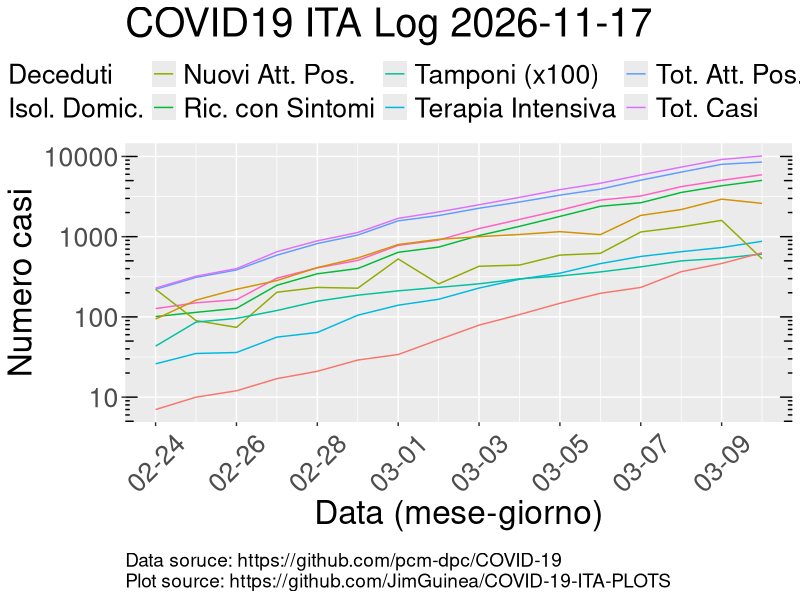
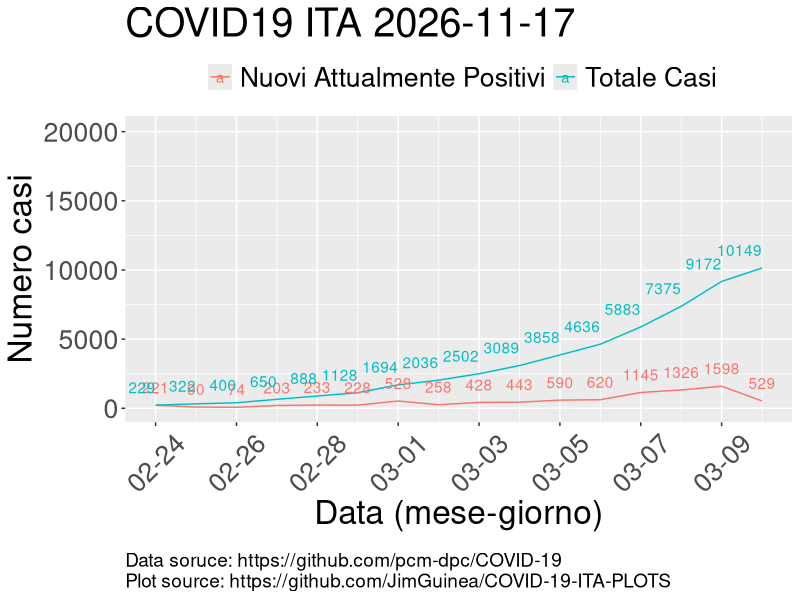
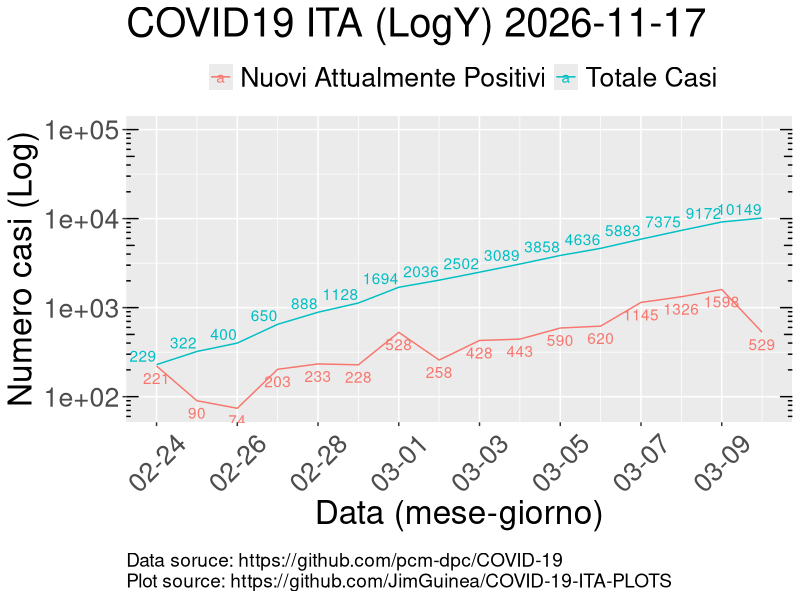

Reproduce these figures in R, in order. (Note: this script raises an error after producing the figures.)
## ---- chunk 1
actual_date<-Sys.Date()

date_strings = c(as.Date("2020-02-24"), actual_date)
datetimes = strptime(date_strings, format = "%Y-%m-%d") 
datetimes
days = difftime(as.Date(datetimes[2]), as.Date(datetimes[1]), units = c("days")) # days
days

fontsize=24
## ---- chunk 2

library(readr)
library(gridExtra)
library(grid)
library(dplyr)

df <- read_csv("dpc-covid19-ita-andamento-nazionale.csv", col_types = cols(data = col_date(format = "%Y-%m-%d %H:%M:%S"))) 

df_reg <- read_csv("dpc-covid19-ita-regioni.csv", col_types = cols(data = col_date(format = "%Y-%m-%d %H:%M:%S"))) 

df_prov <- read_csv("dpc-covid19-ita-province.csv", col_types = cols(data = col_date(format = "%Y-%m-%d %H:%M:%S"))) 


df 
## ---- chunk 3
df_linea <- data.frame(a = c(0,1000),b= 0.704)
## ---- chunk 4
library(ggplot2)
plot_title_ITA_Log <- paste("COVID19 ITA Log", actual_date)

slope<- 0.0322*4/(4*365+1)
int <- 18316 -slope*as.integer(df[1,]$data)

plot_ITA_All_Log<- ggplot(df, aes(data, totale_casi)) + 
  geom_line(aes(y = ricoverati_con_sintomi, colour = "Ric. con Sintomi")) +
  geom_line(aes(y = terapia_intensiva, colour = "Terapia Intensiva")) + 
  geom_line(aes(y = totale_ospedalizzati, colour = "Tot. Osp.")) +
  geom_line(aes(y = isolamento_domiciliare, colour = "Isol. Domic.")) +
  geom_line(aes(y = totale_attualmente_positivi, colour = "Tot. Att. Pos.")) +
  geom_line(aes(y = nuovi_attualmente_positivi, colour = "Nuovi Att. Pos.")) +
  geom_line(aes(y = totale_casi, colour = "Tot. Casi")) +
  geom_line(aes(y = tamponi/100, colour = "Tamponi (x100)")) +
  geom_line(aes(y = deceduti, colour = "Deceduti")) +
  scale_x_date(date_breaks = "2 day", date_labels = "%m-%d")+
  theme(axis.text.x=element_text(angle=45, vjust=0.5), legend.position = "top",text=element_text(size=fontsize))+
  labs(color = "",y="Numero casi", x = "Data (mese-giorno)", title = plot_title_ITA_Log)+
  scale_y_log10()+
  geom_abline(a=15, b=15, col="blue")+
  annotation_logticks(sides="lr") +
  labs(caption="Data soruce: https://github.com/pcm-dpc/COVID-19 \nPlot source: https://github.com/JimGuinea/COVID-19-ITA-PLOTS") +
  theme(plot.caption=element_text(size=fontsize/1.75, hjust=0, margin=margin(15,0,0,0)))
plot_ITA_All_Log
## ---- chunk 5
plot_title_ITA <- paste("COVID19 ITA", actual_date)

plot_ITA<- ggplot(df) + 
  geom_line(aes(y = nuovi_attualmente_positivi, x=data, colour = "Nuovi Attualmente Positivi")) +
  geom_line(aes(y = totale_casi,x=data, colour = "Totale Casi")) +
  scale_x_date(date_breaks = "2 day", date_labels = "%m-%d")+
  geom_text(aes(y = nuovi_attualmente_positivi,x=data,label = round(nuovi_attualmente_positivi, 1), vjust = -1, hjust =0.5 , show.legend = FALSE, colour="Nuovi Attualmente Positivi"))+
  geom_text(aes(y = totale_casi,x=data,label = round(totale_casi, 1), vjust = -1, hjust = 1, show.legend = FALSE, colour="Totale Casi"))+
  ylim(c(0,max(df$totale_casi+10000)))+
  theme(axis.text.x=element_text(angle=45, vjust=0.5), legend.position = "top",text=element_text(size=fontsize))+
  labs(color = "", y="Numero casi", x = "Data (mese-giorno)", title = plot_title_ITA)+
  labs(caption="Data soruce: https://github.com/pcm-dpc/COVID-19 \nPlot source: https://github.com/JimGuinea/COVID-19-ITA-PLOTS") +
  theme(plot.caption=element_text(size=fontsize/1.75, hjust=0, margin=margin(15,0,0,0)))
plot_ITA
## ---- chunk 6
plot_title_ITA_Log <- paste("COVID19 ITA (LogY)", actual_date)

plot_ITA_Log<- ggplot(df) + 
  geom_line(aes(y = nuovi_attualmente_positivi, x=data, colour = "Nuovi Attualmente Positivi")) +
  geom_line(aes(y = totale_casi,x=data, colour = "Totale Casi")) +
  scale_x_date(date_breaks = "2 day", date_labels = "%m-%d")+
  geom_text(aes(y = nuovi_attualmente_positivi,x=data,label = round(nuovi_attualmente_positivi, 1), vjust = 1.5, hjust =+0.5 , colour="Nuovi Attualmente Positivi"))+
  geom_text(aes(y = totale_casi,x=data,label = round(totale_casi, 1), vjust = -0.25, hjust = 1, show.legend = FALSE, colour="Totale Casi"))+
  theme(axis.text.x=element_text(angle=45, vjust=0.5), legend.position = "top",text=element_text(size=fontsize))+
  labs(color = "", y="Numero casi (Log)", x = "Data (mese-giorno)", title = plot_title_ITA_Log)+
  scale_y_continuous(trans="log10", limits=c(NA,100000))+
  annotation_logticks(sides="lr")+
  labs(caption="Data soruce: https://github.com/pcm-dpc/COVID-19 \nPlot source: https://github.com/JimGuinea/COVID-19-ITA-PLOTS") +
  theme(plot.caption=element_text(size=fontsize/1.75, hjust=0, margin=margin(15,0,0,0)))
plot_ITA_Log
## ---- chunk 7
df_RAP <- NULL
## ---- chunk 8

ITA_POP <- 60480000
df_RAP <- data.frame(matrix(ncol = 8, nrow = days))
df_RAP_colnames <- c("data", "Deceduti/Tot Casi", "Tot Casi/Tamponi", "Tot Osp/Tot Casi", "Tot Casi/Pop Ita", "Tamponi/Pop Ita", "Terapia Int/Tot Casi", "Dimessi Guariti/Tot Casi" )
colnames(df_RAP) <- df_RAP_colnames
## ---- chunk 9
df_RAP[1] <- data.frame(df[1])
df_RAP[2]<- data.frame(df[10]/df[11])*100
df_RAP[3] <- data.frame(df[11]/df[12])*100
df_RAP[4]<- data.frame(df[5]/df[11])*100
df_RAP[5]<- data.frame(df[11]/ITA_POP)*100
df_RAP[6] <- data.frame(df[12]/ITA_POP)*100
df_RAP[7] <- data.frame(df[4]/df[11])*100
df_RAP[8] <- data.frame(df[9]/df[11])*100
colnames(df_RAP)[1:8] <- df_RAP_colnames
## ---- chunk 10
plot_title_ITA_rap <- paste("COVID19 ITA", actual_date)

plot_ITA_rap <- ggplot(df_RAP, aes(data, percentuale)) + 
  geom_line(aes(y = df_RAP$'Deceduti/Tot Casi', colour = 'Deceduti/Tot Casi')) +
  geom_line(aes(y = df_RAP$'Tot Casi/Tamponi', colour = 'Tot Casi/Tamponi')) +
  geom_line(aes(y = df_RAP$'Terapia Int/Tot Casi', colour = 'Terapia Int/Tot Casi')) +
  geom_line(aes(y = df_RAP$'Dimessi Guariti/Tot Casi', colour = 'Dimessi Guariti/Tot Casi'))+
  scale_x_date(date_breaks = "2 day", date_labels = "%m-%d")+
  theme(axis.text.x=element_text(angle=45, vjust=0.5), legend.position = "top",text=element_text(size=fontsize))+
  labs(color = "", y="Percentuale (%)", x = "Data (mese-giorno)", title = plot_title_ITA_rap)+
  labs(caption="Data soruce: https://github.com/pcm-dpc/COVID-19 \nPlot source: https://github.com/JimGuinea/COVID-19-ITA-PLOTS") +
  theme(plot.caption=element_text(size=fontsize/1.75, hjust=0, margin=margin(15,0,0,0)))
plot_ITA_rap
## ---- chunk 11
plot_POP_ITA_rap <- ggplot(df_RAP, aes(data, percentuale)) + 
  geom_line(aes(y = df_RAP$'Tot Casi/Pop Ita', colour = 'Tot Casi/Pop Ita'))+
  geom_line(aes(y = df_RAP$'Tamponi/Pop Ita', colour = 'Tamponi/Pop Ita'))+
  scale_x_date(date_breaks = "2 day", date_labels = "%m-%d")+
  theme(axis.text.x=element_text(angle=45, vjust=0.5), legend.position = "top",text=element_text(size=fontsize))+
  labs(color = "", y="Percentuale (%)", x = "Data (mese-giorno)", title = plot_title_ITA)+
  labs(caption="Data soruce: https://github.com/pcm-dpc/COVID-19 \nPlot source: https://github.com/JimGuinea/COVID-19-ITA-PLOTS") +
  theme(plot.caption=element_text(size=fontsize/1.75, hjust=0, margin=margin(15,0,0,0)))

plot_POP_ITA_rap
## ---- chunk 12

df_reg_lom <-subset(df_reg,denominazione_regione=='Lombardia', select = c('data','ricoverati_con_sintomi', 'terapia_intensiva','totale_ospedalizzati','isolamento_domiciliare','totale_attualmente_positivi', 'nuovi_attualmente_positivi','dimessi_guariti', 'deceduti', 'totale_casi','tamponi' ))

df_reg_tos <- subset(df_reg,denominazione_regione=='Toscana', select = c('data','ricoverati_con_sintomi', 'terapia_intensiva','totale_ospedalizzati','isolamento_domiciliare','totale_attualmente_positivi', 'nuovi_attualmente_positivi','dimessi_guariti', 'deceduti', 'totale_casi','tamponi' ))

df_reg_vda <- subset(df_reg,denominazione_regione=="Valle d'Aosta", select = c('data','ricoverati_con_sintomi', 'terapia_intensiva','totale_ospedalizzati','isolamento_domiciliare','totale_attualmente_positivi', 'nuovi_attualmente_positivi','dimessi_guariti', 'deceduti', 'totale_casi','tamponi' ))

df_reg_pie <- subset(df_reg,denominazione_regione=="Piemonte", select = c('data','ricoverati_con_sintomi', 'terapia_intensiva','totale_ospedalizzati','isolamento_domiciliare','totale_attualmente_positivi', 'nuovi_attualmente_positivi','dimessi_guariti', 'deceduti', 'totale_casi','tamponi' ))

df_reg_lig <- subset(df_reg,denominazione_regione=="Liguria", select = c('data','ricoverati_con_sintomi', 'terapia_intensiva','totale_ospedalizzati','isolamento_domiciliare','totale_attualmente_positivi', 'nuovi_attualmente_positivi','dimessi_guariti', 'deceduti', 'totale_casi','tamponi' ))

df_reg_lom 
df_reg_tos 
df_reg_vda
## ---- chunk 13

plot_title_REG_TotCasi<- paste("COVID19 ITA - Alcune Regioni - Totale Casi", actual_date)

plot_REG_TotCasi <-df_reg %>% subset(denominazione_regione %in% c('Toscana','Liguria','Veneto','Lombardia')) %>% ggplot(mapping= aes(x=data, y=totale_casi, color=denominazione_regione, label=totale_casi)) +
  geom_line()+
  #geom_text( vjust = -1, hjust =+0.5)+
  scale_x_date(date_breaks = "2 day", date_labels = "%m-%d")+
  scale_y_continuous(trans="log10", limits=c(NA,100000))+
  theme(axis.text.x=element_text(angle=45, vjust=0.5), legend.position = "top",text=element_text(size=fontsize))+
  labs(caption="Data soruce: https://github.com/pcm-dpc/COVID-19 \nPlot source: https://github.com/JimGuinea/COVID-19-ITA-PLOTS") +
  theme(plot.caption=element_text(size=fontsize/1.75, hjust=0, margin=margin(15,0,0,0)))+
  labs(color = "",y="Numero casi (Log)", x = "Data (mese-giorno)", title =plot_title_REG_TotCasi)+
  annotation_logticks(sides="lr")

plot_REG_TotCasi

## ---- chunk 14
plot_title_REG_Morti<- paste("COVID19 ITA - Alcune Regioni - Morti", actual_date)

plot_REG_Morti <-df_reg %>% subset(denominazione_regione %in% c('Toscana','Liguria','Veneto','Lombardia')) %>% ggplot(mapping= aes(x=data, y=deceduti, color=denominazione_regione, label=deceduti)) +
  geom_line()+
  geom_text( vjust = -1, hjust =+0.5)+
  scale_x_date(date_breaks = "2 day", date_labels = "%m-%d")+
  scale_y_continuous(trans="log10", limits=c(NA,10000))+
  theme(axis.text.x=element_text(angle=45, vjust=0.5), legend.position = "top",text=element_text(size=fontsize))+
  labs(caption="Data soruce: https://github.com/pcm-dpc/COVID-19 \nPlot source: https://github.com/JimGuinea/COVID-19-ITA-PLOTS") +
  theme(plot.caption=element_text(size=fontsize/1.75, hjust=0, margin=margin(15,0,0,0)))+
  labs(color = "",y="Numero casi (Log)", x = "Data (mese-giorno)", title =plot_title_REG_Morti)+
  annotation_logticks(sides="lr")

plot_REG_Morti
## ---- chunk 15
plot_title_REG_Tamponi<- paste("COVID19 ITA - Alcune Regioni - Tamponi", actual_date)

plot_REG_Tamponi <-df_reg %>% subset(denominazione_regione %in% c('Toscana','Liguria','Veneto','Lombardia')) %>% ggplot(mapping= aes(x=data, y=tamponi, color=denominazione_regione, label=tamponi)) +
  geom_line()+
  #geom_text( vjust = -1, hjust =+0.5)+
  scale_x_date(date_breaks = "2 day", date_labels = "%m-%d")+
  scale_y_continuous(trans="log10", limits=c(NA,100000))+
  theme(axis.text.x=element_text(angle=45, vjust=0.5), legend.position = "top",text=element_text(size=fontsize))+
  labs(caption="Data soruce: https://github.com/pcm-dpc/COVID-19 \nPlot source: https://github.com/JimGuinea/COVID-19-ITA-PLOTS") +
  theme(plot.caption=element_text(size=fontsize/1.75, hjust=0, margin=margin(15,0,0,0)))+
  labs(color = "",y="Numero casi (Log)", x = "Data (mese-giorno)", title =plot_title_REG_Tamponi)+
  annotation_logticks(sides="lr")

plot_REG_Tamponi
## ---- chunk 16
plot_title_REG_TerapiaInt<- paste("COVID19 ITA - Alcune Regioni - Terapia Intensiva", actual_date)

#source for subsetting: https://stackoverflow.com/questions/5680819/subset-a-data-frame-using-or-when-the-column-contains-a-factor

plot_REG_TerapiaInt <-df_reg %>% subset(denominazione_regione %in% c('Toscana','Liguria','Veneto','Lombardia')) %>% ggplot(mapping= aes(x=data, y=terapia_intensiva, color=denominazione_regione, label=terapia_intensiva)) +
  geom_line()+
  geom_text( vjust = -1, hjust =+0.5)+
  scale_x_date(date_breaks = "2 day", date_labels = "%m-%d")+
  scale_y_continuous(trans="log10", limits=c(NA,10000))+
  theme(axis.text.x=element_text(angle=45, vjust=0.5), legend.position = "top",text=element_text(size=fontsize))+
  labs(caption="Data soruce: https://github.com/pcm-dpc/COVID-19 \nPlot source: https://github.com/JimGuinea/COVID-19-ITA-PLOTS") +
  theme(plot.caption=element_text(size=fontsize/1.75, hjust=0, margin=margin(15,0,0,0)))+
  labs(color = "",y="Numero casi (Log)", x = "Data (mese-giorno)", title =plot_title_REG_TerapiaInt)+
  annotation_logticks(sides="lr")
plot_REG_TerapiaInt
## ---- chunk 17
plot_title_REG_NuoviCasi<- paste("COVID19 ITA - Alcune Regioni - Nuovi Attualmente Positivi", actual_date)

plot_REG_NuoviCasi <-df_reg %>% subset(denominazione_regione %in% c('Toscana','Liguria','Veneto','Lombardia')) %>% ggplot(mapping= aes(x=data, y=nuovi_attualmente_positivi, color=denominazione_regione, label=nuovi_attualmente_positivi)) +
  geom_line()+
  geom_text( vjust = -1, hjust =+0.5)+
  scale_x_date(date_breaks = "2 day", date_labels = "%m-%d")+
  scale_y_continuous(trans="log10", limits=c(NA,10000))+
  theme(axis.text.x=element_text(angle=45, vjust=0.5), legend.position = "top",text=element_text(size=fontsize))+
  labs(caption="Data soruce: https://github.com/pcm-dpc/COVID-19 \nPlot source: https://github.com/JimGuinea/COVID-19-ITA-PLOTS") +
  theme(plot.caption=element_text(size=fontsize/1.75, hjust=0, margin=margin(15,0,0,0)))+
  labs(color = "",y="Numero casi (Log)", x = "Data (mese-giorno)", title =plot_title_REG_NuoviCasi)+
  annotation_logticks(sides="lr")

plot_REG_NuoviCasi
## ---- chunk 18
plot_title_REG_TotaleAttPosCasi<- paste("COVID19 ITA - Alcune Regioni - Totale Attualmente Positivi", actual_date)

plot_REG_TotaleAttPosCasi <-df_reg %>% subset(denominazione_regione %in% c('Toscana','Liguria','Veneto','Lombardia')) %>% ggplot(mapping= aes(x=data, y=totale_attualmente_positivi, color=denominazione_regione, label=totale_attualmente_positivi)) +
  geom_line()+
  #geom_text( vjust = -1, hjust =+0.5)+
  scale_x_date(date_breaks = "2 day", date_labels = "%m-%d")+
  scale_y_continuous(trans="log10", limits=c(NA,50000))+
  theme(axis.text.x=element_text(angle=45, vjust=0.5), legend.position = "top",text=element_text(size=fontsize))+
  labs(caption="Data soruce: https://github.com/pcm-dpc/COVID-19 \nPlot source: https://github.com/JimGuinea/COVID-19-ITA-PLOTS") +
  theme(plot.caption=element_text(size=fontsize/1.75, hjust=0, margin=margin(15,0,0,0)))+
  labs(color = "",y="Numero casi (Log)", x = "Data (mese-giorno)", title =plot_title_REG_TotaleAttPosCasi)+
  annotation_logticks(sides="lr")
plot_REG_TotaleAttPosCasi
## ---- chunk 19
low_res_width =750
low_res_height =574

high_res_width =1024
high_res_height =768


jpeg("COVID19_ITA_plot_1.jpg", width = high_res_width, height =high_res_height)
plot_ITA_All_Log
dev.off()

jpeg("COVID19_ITA_plot_2.jpg", width = high_res_width, height =high_res_height)
plot_ITA
dev.off()

jpeg("COVID19_ITA_plot_3.jpg", width = high_res_width, height =high_res_height)
plot_ITA_Log
dev.off()

jpeg("COVID19_ITA_plot_4.jpg", width = high_res_width, height =high_res_height)
plot_ITA_rap
dev.off()

jpeg("COVID19_ITA_plot_5.jpg", width = high_res_width, height =high_res_height)
plot_POP_ITA_rap
dev.off()

jpeg("COVID19_ITA_REG_plot_1.jpg", width = high_res_width, height =high_res_height)
plot_REG_Morti
dev.off()

jpeg("COVID19_ITA_REG_plot_2.jpg", width = high_res_width, height =high_res_height)
  plot_REG_NuoviCasi
dev.off()

jpeg("COVID19_ITA_REG_plot_3.jpg", width = high_res_width, height =high_res_height)
  plot_REG_Tamponi
dev.off()

jpeg("COVID19_ITA_REG_plot_4.jpg", width = high_res_width, height =high_res_height)
  plot_REG_TerapiaInt
dev.off()

jpeg("COVID19_ITA_REG_plot_5.jpg", width = high_res_width, height =high_res_height)
plot_REG_TotaleAttPosCasi
dev.off()
